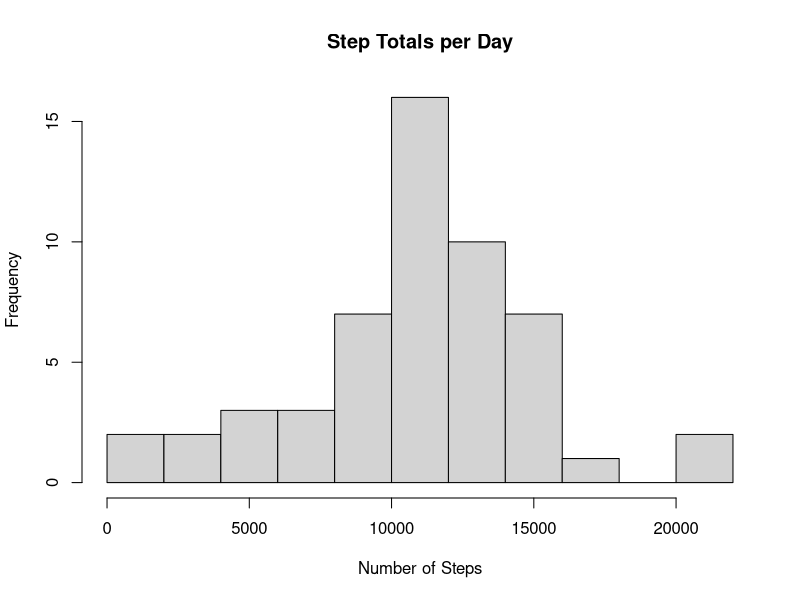

Reproduce this figure in R. (Note: this script raises an error after producing the figure.)
setwd("~/Desktop/RepData_PeerAssessment1")
activity <- read.csv("activity.csv")


activity$steps <- as.numeric(activity$steps)
activity$interval <- as.numeric(activity$interval)
activity$interval <- unique(activity$interval)
X <-aggregate(activity$steps ~ activity$date, data=activity, sum, na.rm=TRUE)
hist(X[,2], main="Step Totals per Day",xlab="Number of Steps", breaks=10)
meanSteps <- mean(X[,2])
medianSteps <- median(X[,2])

str(Y[,2])
str(activity$interval)
Y <-aggregate(activity$steps ~ activity$interval, data=activity, mean, na.rm=TRUE)

plot(Y[,2] ~ unique(activity$interval), type="l", ylab="Number of Steps", xlab="Time of Day (in Five Minute Intervals)", main="Average Number of Steps at Different Times of Day")

Z <- which.max(Y[,2])
MaxSteps <- Y[Z,1]

sum(is.na(activity$steps)) + sum(is.na(activity$interval)) + sum(is.na(activity$date))

activity$StepMeans <- Y[,2]

for(i in 1:nrow(activity)){
  if (is.na(activity[i,1])) {
    activity[i,1] <- activity[i,4]
  }
}

A <- aggregate(activity[,1] ~ activity[,2], data=activity, sum, na.rm=TRUE)

hist(A[,2], main="Step Totals per Day", xlab="Number of Steps", breaks=10)

mean(A[,2])
median(A[,2])

activity$days <- weekdays(as.Date(activity$date))

activity$DayType <- ifelse(activity$days == "Monday" |  activity$days == "Tuesday" | activity$days == "Wednesday" |
                    activity$days == "Thursday" | activity$days == "Friday", c("Weekday"), c("Weekend"))

activity$DayType <- as.factor(activity$DayType)

library(lattice)

xyplot(activity$steps ~ activity$interval | activity$DayType, type="l", vertical=TRUE,
       ylab="Number of Steps", xlab="Time of Day (in Five Minute Intervals)", layout=c(1,2))

install.packages("knitr")
library(knitr)

